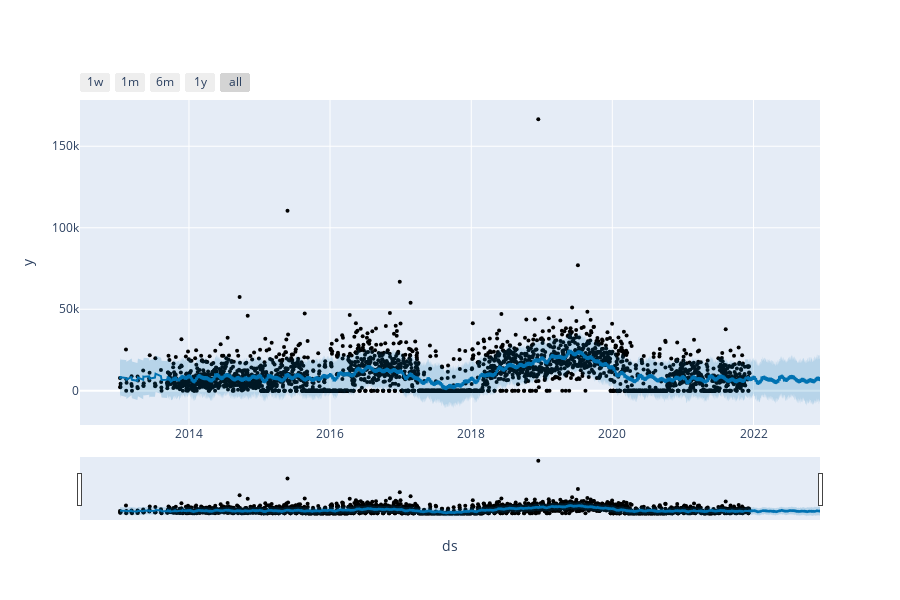

Here is the notebook cell this chart was saved with:
### Code cell
plot_plotly(BarAmount_m, BarAmount_forecast)

### Figure 1 — Plotly figure (JSON) as saved in the notebook; plotly's stock layout.template omitted (floating-point values rounded to 4 significant figures; data arrays with more than 128 entries replaced by an {"elided": "..."} marker saying what was removed)
{"data": [{"marker": {"color": "black", "size": 4}, "mode": "markers", "name": "Actual", "type": "scatter", "x": {"elided": "3002 str values"}, "y": {"elided": "3002 int values"}}, {"hoverinfo": "skip", "line": {"width": 0}, "mode": "lines", "type": "scatter", "x": {"elided": "3367 str values"}, "y": {"elided": "3367 float values"}}, {"fill": "tonexty", "fillcolor": "rgba(0, 114, 178, 0.2)", "line": {"color": "#0072B2", "width": 2}, "mode": "lines", "name": "Predicted", "type": "scatter", "x": {"elided": "3367 str values"}, "y": {"elided": "3367 float values"}}, {"fill": "tonexty", "fillcolor": "rgba(0, 114, 178, 0.2)", "hoverinfo": "skip", "line": {"width": 0}, "mode": "lines", "type": "scatter", "x": {"elided": "3367 str values"}, "y": {"elided": "3367 float values"}}], "layout": {"height": 600, "showlegend": false, "width": 900, "xaxis": {"rangeselector": {"buttons": [{"count": 7, "label": "1w", "step": "day", "stepmode": "backward"}, {"count": 1, "label": "1m", "step": "month", "stepmode": "backward"}, {"count": 6, "label": "6m", "step": "month", "stepmode": "backward"}, {"count": 1, "label": "1y", "step": "year", "stepmode": "backward"}, {"step": "all"}]}, "rangeslider": {"visible": true}, "title": {"text": "ds"}, "type": "date"}, "yaxis": {"title": {"text": "y"}}}}
